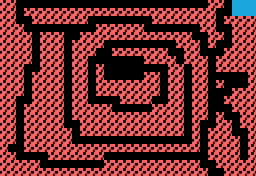

A level layout from a 2D game, rendered from its tile map. Below: a short description, then the map file with its tile-grid data intact:
An orthogonal 32x22 tile map with 8x8 px tiles, 1 tile layer (Capa de patrones 1).

<map version="1.2" tiledversion="2019.12.11" orientation="orthogonal" renderorder="right-down" compressionlevel="0" width="32" height="22" tilewidth="8" tileheight="8" infinite="0" nextlayerid="2" nextobjectid="1">
 <tileset firstgid="1" source="../tileset.tsx" />
 <layer id="1" name="Capa de patrones 1" width="32" height="22">
  <data encoding="csv">
2,2,0,0,0,0,0,0,0,0,0,0,0,0,0,0,0,0,0,0,0,0,0,0,0,0,2,2,0,4,4,4,
2,2,0,2,2,2,2,2,2,2,2,2,2,2,2,2,2,2,2,2,2,2,2,2,2,2,2,0,0,4,4,4,
2,2,0,0,2,2,2,2,2,2,2,0,0,0,0,0,0,0,0,2,2,2,2,2,2,2,2,0,2,2,2,2,
2,2,2,0,0,0,0,0,0,0,0,0,2,2,2,2,2,2,0,0,0,0,0,0,0,2,2,0,0,2,2,2,
2,2,2,2,0,2,2,2,0,0,2,2,2,2,2,2,2,2,2,2,2,2,2,2,0,0,2,2,0,2,2,2,
2,2,2,2,0,2,2,2,0,2,2,2,2,0,0,0,0,0,0,0,0,0,2,2,2,0,2,0,0,2,2,2,
2,2,2,2,0,2,2,2,0,2,2,2,0,0,2,2,2,2,2,2,2,0,0,2,2,0,0,0,2,2,2,2,
2,2,2,2,0,2,2,2,0,2,2,0,0,0,0,0,0,0,2,2,2,2,0,2,2,2,0,2,2,2,2,2,
2,2,2,0,0,2,2,2,0,2,2,0,2,0,0,0,0,0,0,0,0,2,2,0,2,2,0,2,2,2,2,2,
2,2,2,0,2,2,2,2,0,2,2,0,2,0,0,0,0,0,2,2,0,2,2,0,2,2,0,0,0,0,0,2,
2,2,2,0,2,2,2,2,0,2,2,0,2,2,2,2,2,2,2,2,0,2,2,0,2,2,0,2,0,0,0,2,
2,2,2,0,2,2,2,2,0,2,2,0,2,2,2,2,2,2,2,2,0,2,2,0,2,2,0,0,0,2,2,2,
2,2,0,0,2,2,2,2,0,2,2,0,0,0,0,2,2,2,2,0,0,2,2,0,2,2,0,0,2,2,2,2,
2,2,0,2,2,2,2,2,0,2,2,2,2,2,0,0,0,0,0,2,2,2,2,0,2,2,0,0,0,2,2,2,
2,2,0,2,2,2,2,2,0,2,2,2,2,2,2,2,2,2,2,2,2,2,2,0,2,2,0,2,0,0,2,2,
2,2,0,2,2,2,2,2,0,0,2,2,2,2,2,2,2,2,2,2,2,2,2,0,2,0,0,2,2,0,2,2,
2,2,0,2,2,2,2,2,2,0,2,2,2,2,2,2,2,2,2,2,2,2,2,0,2,0,2,2,2,0,0,2,
2,2,0,2,2,2,2,2,2,0,0,0,0,0,0,0,0,0,0,0,0,0,0,0,2,0,2,2,2,2,0,2,
2,0,0,2,2,2,2,2,2,2,2,2,2,2,2,2,2,2,2,2,2,2,2,2,2,0,2,2,2,2,0,2,
2,2,0,0,0,0,2,2,2,2,2,2,2,0,0,0,0,0,0,0,0,0,0,0,0,0,2,2,2,2,0,2,
2,2,2,2,2,0,0,0,0,0,0,0,0,2,2,2,2,2,2,2,2,2,2,2,2,0,0,2,2,2,2,2,
2,2,2,2,2,2,2,2,2,2,2,2,2,2,2,2,2,2,2,2,2,2,2,2,2,2,0,0,2,2,2,2
</data>
 </layer>
</map>
